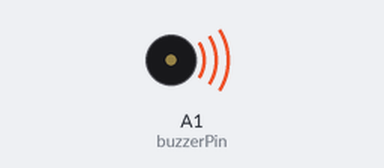
This sketch was run on a simulated Arduino Uno, built with avr-gcc and run on an emulated ATmega328P. Shown: buzzer (waves = sounding).

Above: at 0.2 s.
Timing chart, 0 to 5.2 s (numbered marks = the images above):
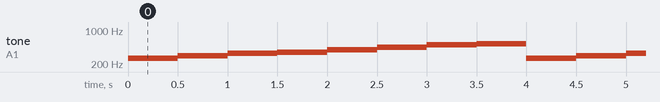

Measured:
- by itself, tone on A1 (buzzerPin): repeats every 4.0 s: 294 Hz 0.50 s, 330 Hz 0.50 s, 349 Hz 0.50 s, 392 Hz 0.50 s, 440 Hz 0.50 s, 494 Hz 0.50 s, 523 Hz 0.50 s, 262 Hz 0.50 s

The sketch:

5-NotesWithTheBuzzer.ino
```cpp
//Notes with the buzzer
//define the buzzer pin and notes
#define buzzerPin A1
int C = 262;
int D = 294;
int E = 330;
int F = 349;
int G = 392;
int A = 440;
int B = 494;
int C_ = 523;

void setup() {
  //define the buzzer pin
  pinMode(buzzerPin,OUTPUT);
}

void loop() {
  //We call the notes with 0.5 second intervals.
  tone(buzzerPin, C);
  delay(500);
  noTone(buzzerPin);
  tone(buzzerPin, D);
  delay(500);
  noTone(buzzerPin);
  tone(buzzerPin, E);
  delay(500);
  noTone(buzzerPin);
  tone(buzzerPin, F);
  delay(500);
  noTone(buzzerPin);
  tone(buzzerPin, G);
  delay(500);
  noTone(buzzerPin);
  tone(buzzerPin, A);
  delay(500);
  noTone(buzzerPin);
  tone(buzzerPin, B);
  delay(500);
  noTone(buzzerPin);
  tone(buzzerPin, C_);
  delay(500);
  noTone(buzzerPin);
}
```
